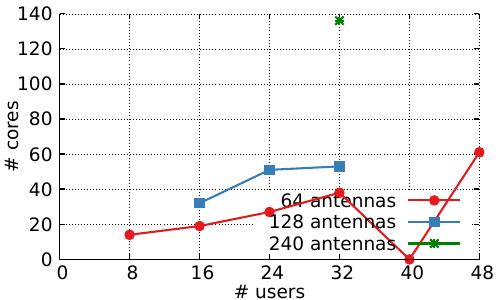

The gnuplot source for this figure:
set terminal pdfcairo
set output 'fig_core_user.pdf'
set style line 1 \
	linecolor rgb '#a00000' \
	linetype 1 linewidth 2
set style line 2 \
	linecolor rgb '#00a000' \
	linetype 2 linewidth 2
set style line 3 \
	linecolor rgb '#0000a0' \
	linetype 3 linewidth 2
set style line 4 \
	linecolor rgb '#a0a000' \
	linetype 4 linewidth 2
set style line 5 \
	linecolor rgb '#a000a0' \
	linetype 5 linewidth 2
set style line 6 \
	linecolor rgb '#00a0a0' \
	linetype 6 linewidth 2
set xr [0:48]
set yr [0:]
set xtics 0,8,56 font ', 20'
set ytics font ', 20'
set xlabel '# users' font 'Times-Roman,20'
set ylabel '# cores' font 'Times-Roman,20'
set key outside above font 'Times-Roman,20'
set grid xtics ytics mxtics mytics
set mxtics 1
set mytics 1
set style line 501 lt 1 lc rgb "#000000" lw 2
set border 3 ls 501
# set label "maximum # antennas" at 25, 160 font 'Times-Roman,20'
plot 'fig_core_user.txt' using ($1/1.):($2/1.) title '64 antennas' with linespoint linestyle 1 lw 3 pt 7 lc rgb "#e41a1c", \
	'fig_core_user.txt' using ($1/1.):($3>=8?$3/1.:1/0) title '128 antennas' with linespoint linestyle 2 lw 3 pt 5 lc rgb "#377eb8", \
	'fig_core_user.txt' using ($1/1.):($4>=8?$4/1.:1/0) title '240 antennas' with linespoint linestyle 3 lw 3 pt 3 lc rgb "#008000"
	# 150 notitle dashtype 17 lw 4 lc rgb "red"